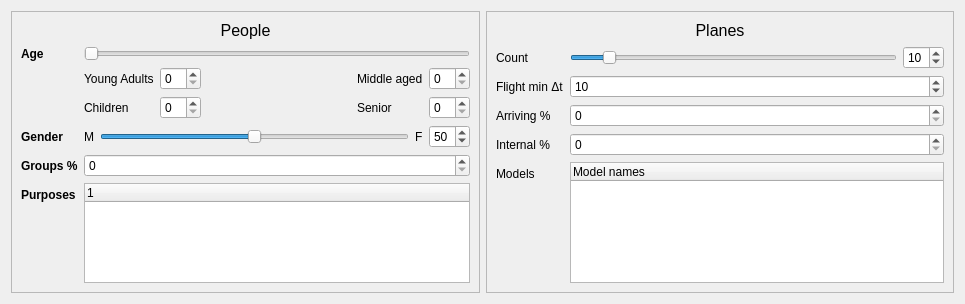
<?xml version="1.0" encoding="UTF-8"?>
<ui version="4.0">
 <class>Form</class>
 <widget class="QWidget" name="Form">
  <property name="geometry">
   <rect>
    <x>0</x>
    <y>0</y>
    <width>965</width>
    <height>304</height>
   </rect>
  </property>
  <property name="windowTitle">
   <string>Form</string>
  </property>
  <layout class="QVBoxLayout" name="verticalLayout">
   <item>
    <layout class="QHBoxLayout" name="horizontalLayout">
     <item>
      <widget class="QScrollArea" name="scrollArea_2">
       <property name="widgetResizable">
        <bool>true</bool>
       </property>
       <widget class="QWidget" name="scrollAreaWidgetContents_2">
        <property name="geometry">
         <rect>
          <x>0</x>
          <y>0</y>
          <width>448</width>
          <height>311</height>
         </rect>
        </property>
        <layout class="QVBoxLayout" name="verticalLayout_3">
         <item>
          <widget class="QLabel" name="label_8">
           <property name="sizePolicy">
            <sizepolicy hsizetype="Preferred" vsizetype="Fixed">
             <horstretch>0</horstretch>
             <verstretch>0</verstretch>
            </sizepolicy>
           </property>
           <property name="font">
            <font>
             <pointsize>12</pointsize>
             <bold>false</bold>
            </font>
           </property>
           <property name="text">
            <string>People</string>
           </property>
           <property name="alignment">
            <set>Qt::AlignmentFlag::AlignCenter</set>
           </property>
          </widget>
         </item>
         <item>
          <layout class="QFormLayout" name="formLayout_3">
           <property name="sizeConstraint">
            <enum>QLayout::SizeConstraint::SetMinimumSize</enum>
           </property>
           <item row="0" column="0">
            <widget class="QLabel" name="ageDistributionLabel">
             <property name="font">
              <font>
               <bold>true</bold>
              </font>
             </property>
             <property name="text">
              <string>Age</string>
             </property>
            </widget>
           </item>
           <item row="0" column="1">
            <widget class="QRangeSlider" name="ageSlider">
             <property name="orientation">
              <enum>Qt::Orientation::Horizontal</enum>
             </property>
            </widget>
           </item>
           <item row="1" column="1">
            <layout class="QGridLayout" name="gridLayout_2">
             <item row="0" column="4">
              <widget class="QSpinBox" name="middleSpin"/>
             </item>
             <item row="0" column="0">
              <widget class="QLabel" name="label_6">
               <property name="text">
                <string>Young Adults</string>
               </property>
              </widget>
             </item>
             <item row="0" column="2">
              <spacer name="horizontalSpacer_5">
               <property name="orientation">
                <enum>Qt::Orientation::Horizontal</enum>
               </property>
               <property name="sizeHint" stdset="0">
                <size>
                 <width>40</width>
                 <height>20</height>
                </size>
               </property>
              </spacer>
             </item>
             <item row="0" column="3">
              <widget class="QLabel" name="label_9">
               <property name="text">
                <string>Middle aged</string>
               </property>
              </widget>
             </item>
             <item row="0" column="1">
              <widget class="QSpinBox" name="youngSpin"/>
             </item>
             <item row="1" column="0">
              <widget class="QLabel" name="label_10">
               <property name="text">
                <string>Children</string>
               </property>
              </widget>
             </item>
             <item row="1" column="1">
              <widget class="QSpinBox" name="childSpin"/>
             </item>
             <item row="1" column="2">
              <spacer name="horizontalSpacer_6">
               <property name="orientation">
                <enum>Qt::Orientation::Horizontal</enum>
               </property>
               <property name="sizeHint" stdset="0">
                <size>
                 <width>40</width>
                 <height>20</height>
                </size>
               </property>
              </spacer>
             </item>
             <item row="1" column="3">
              <widget class="QLabel" name="label_11">
               <property name="text">
                <string>Senior</string>
               </property>
              </widget>
             </item>
             <item row="1" column="4">
              <widget class="QSpinBox" name="elderSpin"/>
             </item>
            </layout>
           </item>
           <item row="2" column="0">
            <widget class="QLabel" name="label_14">
             <property name="font">
              <font>
               <bold>true</bold>
              </font>
             </property>
             <property name="text">
              <string>Gender</string>
             </property>
            </widget>
           </item>
           <item row="2" column="1">
            <layout class="QHBoxLayout" name="horizontalLayout_9">
             <item>
              <widget class="QLabel" name="label_15">
               <property name="text">
                <string>M</string>
               </property>
              </widget>
             </item>
             <item>
              <widget class="QSlider" name="genderSlider">
               <property name="minimum">
                <number>0</number>
               </property>
               <property name="maximum">
                <number>100</number>
               </property>
               <property name="singleStep">
                <number>1</number>
               </property>
               <property name="value">
                <number>50</number>
               </property>
               <property name="orientation">
                <enum>Qt::Orientation::Horizontal</enum>
               </property>
              </widget>
             </item>
             <item>
              <widget class="QLabel" name="label_16">
               <property name="text">
                <string>F</string>
               </property>
              </widget>
             </item>
             <item>
              <widget class="QSpinBox" name="genderSpin">
               <property name="value">
                <number>50</number>
               </property>
              </widget>
             </item>
            </layout>
           </item>
           <item row="3" column="0">
            <widget class="QLabel" name="familiesGroupsLabel">
             <property name="font">
              <font>
               <bold>true</bold>
              </font>
             </property>
             <property name="text">
              <string>Groups %</string>
             </property>
            </widget>
           </item>
           <item row="3" column="1">
            <widget class="QSpinBox" name="familiesGroupsSpinBox"/>
           </item>
           <item row="4" column="0">
            <widget class="QLabel" name="purposesLabel">
             <property name="font">
              <font>
               <bold>true</bold>
              </font>
             </property>
             <property name="toolTip">
              <string>Select travel purposes that will be selected more likely that the others</string>
             </property>
             <property name="text">
              <string>Purposes</string>
             </property>
            </widget>
           </item>
           <item row="4" column="1">
            <widget class="QTreeWidget" name="purposesTree">
             <column>
              <property name="text">
               <string notr="true">1</string>
              </property>
             </column>
            </widget>
           </item>
          </layout>
         </item>
        </layout>
       </widget>
      </widget>
     </item>
     <item>
      <widget class="QScrollArea" name="scrollArea">
       <property name="widgetResizable">
        <bool>true</bool>
       </property>
       <widget class="QWidget" name="scrollAreaWidgetContents">
        <property name="geometry">
         <rect>
          <x>0</x>
          <y>0</y>
          <width>468</width>
          <height>286</height>
         </rect>
        </property>
        <layout class="QVBoxLayout" name="verticalLayout_2">
         <item>
          <widget class="QLabel" name="label_17">
           <property name="sizePolicy">
            <sizepolicy hsizetype="Preferred" vsizetype="Fixed">
             <horstretch>0</horstretch>
             <verstretch>0</verstretch>
            </sizepolicy>
           </property>
           <property name="font">
            <font>
             <pointsize>12</pointsize>
             <bold>false</bold>
            </font>
           </property>
           <property name="text">
            <string>Planes</string>
           </property>
           <property name="alignment">
            <set>Qt::AlignmentFlag::AlignCenter</set>
           </property>
          </widget>
         </item>
         <item>
          <layout class="QFormLayout" name="formLayout_7">
           <item row="0" column="0">
            <widget class="QLabel" name="amountLabel">
             <property name="text">
              <string>Count</string>
             </property>
            </widget>
           </item>
           <item row="0" column="1">
            <layout class="QHBoxLayout" name="horizontalLayout_2">
             <item>
              <widget class="QSlider" name="agentCountSlider">
               <property name="value">
                <number>10</number>
               </property>
               <property name="orientation">
                <enum>Qt::Orientation::Horizontal</enum>
               </property>
              </widget>
             </item>
             <item>
              <widget class="QSpinBox" name="agentCountSpin">
               <property name="value">
                <number>10</number>
               </property>
              </widget>
             </item>
            </layout>
           </item>
           <item row="1" column="0">
            <widget class="QLabel" name="frequencyLabel">
             <property name="text">
              <string>Flight min Δt</string>
             </property>
            </widget>
           </item>
           <item row="1" column="1">
            <widget class="QSpinBox" name="planeFrequency">
             <property name="value">
              <number>10</number>
             </property>
            </widget>
           </item>
           <item row="4" column="0">
            <widget class="QLabel" name="label_18">
             <property name="text">
              <string>Models</string>
             </property>
            </widget>
           </item>
           <item row="4" column="1">
            <widget class="QTreeWidget" name="modelsTree">
             <property name="sizePolicy">
              <sizepolicy hsizetype="Expanding" vsizetype="Maximum">
               <horstretch>0</horstretch>
               <verstretch>0</verstretch>
              </sizepolicy>
             </property>
             <column>
              <property name="text">
               <string>Model names</string>
              </property>
             </column>
            </widget>
           </item>
           <item row="2" column="1">
            <widget class="QSpinBox" name="arrivingSpin"/>
           </item>
           <item row="2" column="0">
            <widget class="QLabel" name="arrivingLabel">
             <property name="text">
              <string>Arriving %</string>
             </property>
            </widget>
           </item>
           <item row="3" column="0">
            <widget class="QLabel" name="internalLabel">
             <property name="text">
              <string>Internal %</string>
             </property>
            </widget>
           </item>
           <item row="3" column="1">
            <widget class="QSpinBox" name="internalSpin"/>
           </item>
          </layout>
         </item>
        </layout>
       </widget>
      </widget>
     </item>
    </layout>
   </item>
  </layout>
 </widget>
 <customwidgets>
  <customwidget>
   <class>QRangeSlider</class>
   <extends>QSlider</extends>
   <header>superqt</header>
  </customwidget>
 </customwidgets>
 <resources/>
 <connections/>
</ui>
